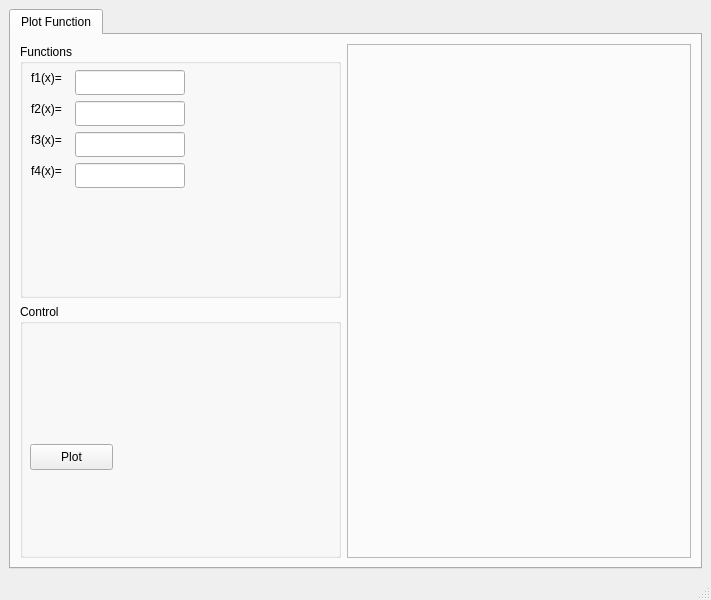
<?xml version="1.0" encoding="UTF-8"?>
<ui version="4.0">
 <class>MathTools</class>
 <widget class="QMainWindow" name="MathTools">
  <property name="geometry">
   <rect>
    <x>0</x>
    <y>0</y>
    <width>711</width>
    <height>600</height>
   </rect>
  </property>
  <property name="windowTitle">
   <string>MainWindow</string>
  </property>
  <widget class="QWidget" name="centralwidget">
   <layout class="QVBoxLayout" name="verticalLayout">
    <item>
     <widget class="QTabWidget" name="mainTabWidget">
      <property name="currentIndex">
       <number>0</number>
      </property>
      <widget class="QWidget" name="plotFunctionTab">
       <attribute name="title">
        <string>Plot Function</string>
       </attribute>
       <layout class="QGridLayout" name="gridLayout">
        <item row="0" column="0">
         <widget class="QGroupBox" name="functionsBox">
          <property name="minimumSize">
           <size>
            <width>321</width>
            <height>200</height>
           </size>
          </property>
          <property name="maximumSize">
           <size>
            <width>321</width>
            <height>16777215</height>
           </size>
          </property>
          <property name="title">
           <string>Functions</string>
          </property>
          <widget class="QLineEdit" name="f1LineEdit">
           <property name="geometry">
            <rect>
             <x>55</x>
             <y>26</y>
             <width>110</width>
             <height>25</height>
            </rect>
           </property>
          </widget>
          <widget class="QLabel" name="f1Label">
           <property name="geometry">
            <rect>
             <x>11</x>
             <y>26</y>
             <width>38</width>
             <height>16</height>
            </rect>
           </property>
           <property name="text">
            <string>f1(x)=</string>
           </property>
          </widget>
          <widget class="QLineEdit" name="f2LineEdit">
           <property name="geometry">
            <rect>
             <x>55</x>
             <y>57</y>
             <width>110</width>
             <height>25</height>
            </rect>
           </property>
          </widget>
          <widget class="QLabel" name="f2Label">
           <property name="geometry">
            <rect>
             <x>11</x>
             <y>57</y>
             <width>38</width>
             <height>16</height>
            </rect>
           </property>
           <property name="text">
            <string>f2(x)=</string>
           </property>
          </widget>
          <widget class="QLineEdit" name="f3LineEdit">
           <property name="geometry">
            <rect>
             <x>55</x>
             <y>88</y>
             <width>110</width>
             <height>25</height>
            </rect>
           </property>
          </widget>
          <widget class="QLabel" name="f3Label">
           <property name="geometry">
            <rect>
             <x>11</x>
             <y>88</y>
             <width>38</width>
             <height>16</height>
            </rect>
           </property>
           <property name="text">
            <string>f3(x)=</string>
           </property>
          </widget>
          <widget class="QLineEdit" name="f4LineEdit">
           <property name="geometry">
            <rect>
             <x>55</x>
             <y>119</y>
             <width>110</width>
             <height>25</height>
            </rect>
           </property>
          </widget>
          <widget class="QLabel" name="f4Label">
           <property name="geometry">
            <rect>
             <x>11</x>
             <y>119</y>
             <width>38</width>
             <height>16</height>
            </rect>
           </property>
           <property name="text">
            <string>f4(x)=</string>
           </property>
          </widget>
         </widget>
        </item>
        <item row="0" column="1" rowspan="2">
         <widget class="QFrame" name="frame">
          <property name="minimumSize">
           <size>
            <width>281</width>
            <height>311</height>
           </size>
          </property>
          <property name="frameShape">
           <enum>QFrame::StyledPanel</enum>
          </property>
          <property name="frameShadow">
           <enum>QFrame::Raised</enum>
          </property>
         </widget>
        </item>
        <item row="1" column="0">
         <widget class="QGroupBox" name="groupBox">
          <property name="sizePolicy">
           <sizepolicy hsizetype="Fixed" vsizetype="Preferred">
            <horstretch>0</horstretch>
            <verstretch>0</verstretch>
           </sizepolicy>
          </property>
          <property name="minimumSize">
           <size>
            <width>321</width>
            <height>171</height>
           </size>
          </property>
          <property name="maximumSize">
           <size>
            <width>321</width>
            <height>16777215</height>
           </size>
          </property>
          <property name="title">
           <string>Control</string>
          </property>
          <widget class="QPushButton" name="plotPushButton">
           <property name="geometry">
            <rect>
             <x>10</x>
             <y>140</y>
             <width>83</width>
             <height>26</height>
            </rect>
           </property>
           <property name="text">
            <string>Plot</string>
           </property>
          </widget>
         </widget>
        </item>
       </layout>
      </widget>
     </widget>
    </item>
   </layout>
  </widget>
  <widget class="QMenuBar" name="menubar">
   <property name="geometry">
    <rect>
     <x>0</x>
     <y>0</y>
     <width>711</width>
     <height>23</height>
    </rect>
   </property>
  </widget>
  <widget class="QStatusBar" name="statusbar"/>
 </widget>
 <resources/>
 <connections/>
</ui>
